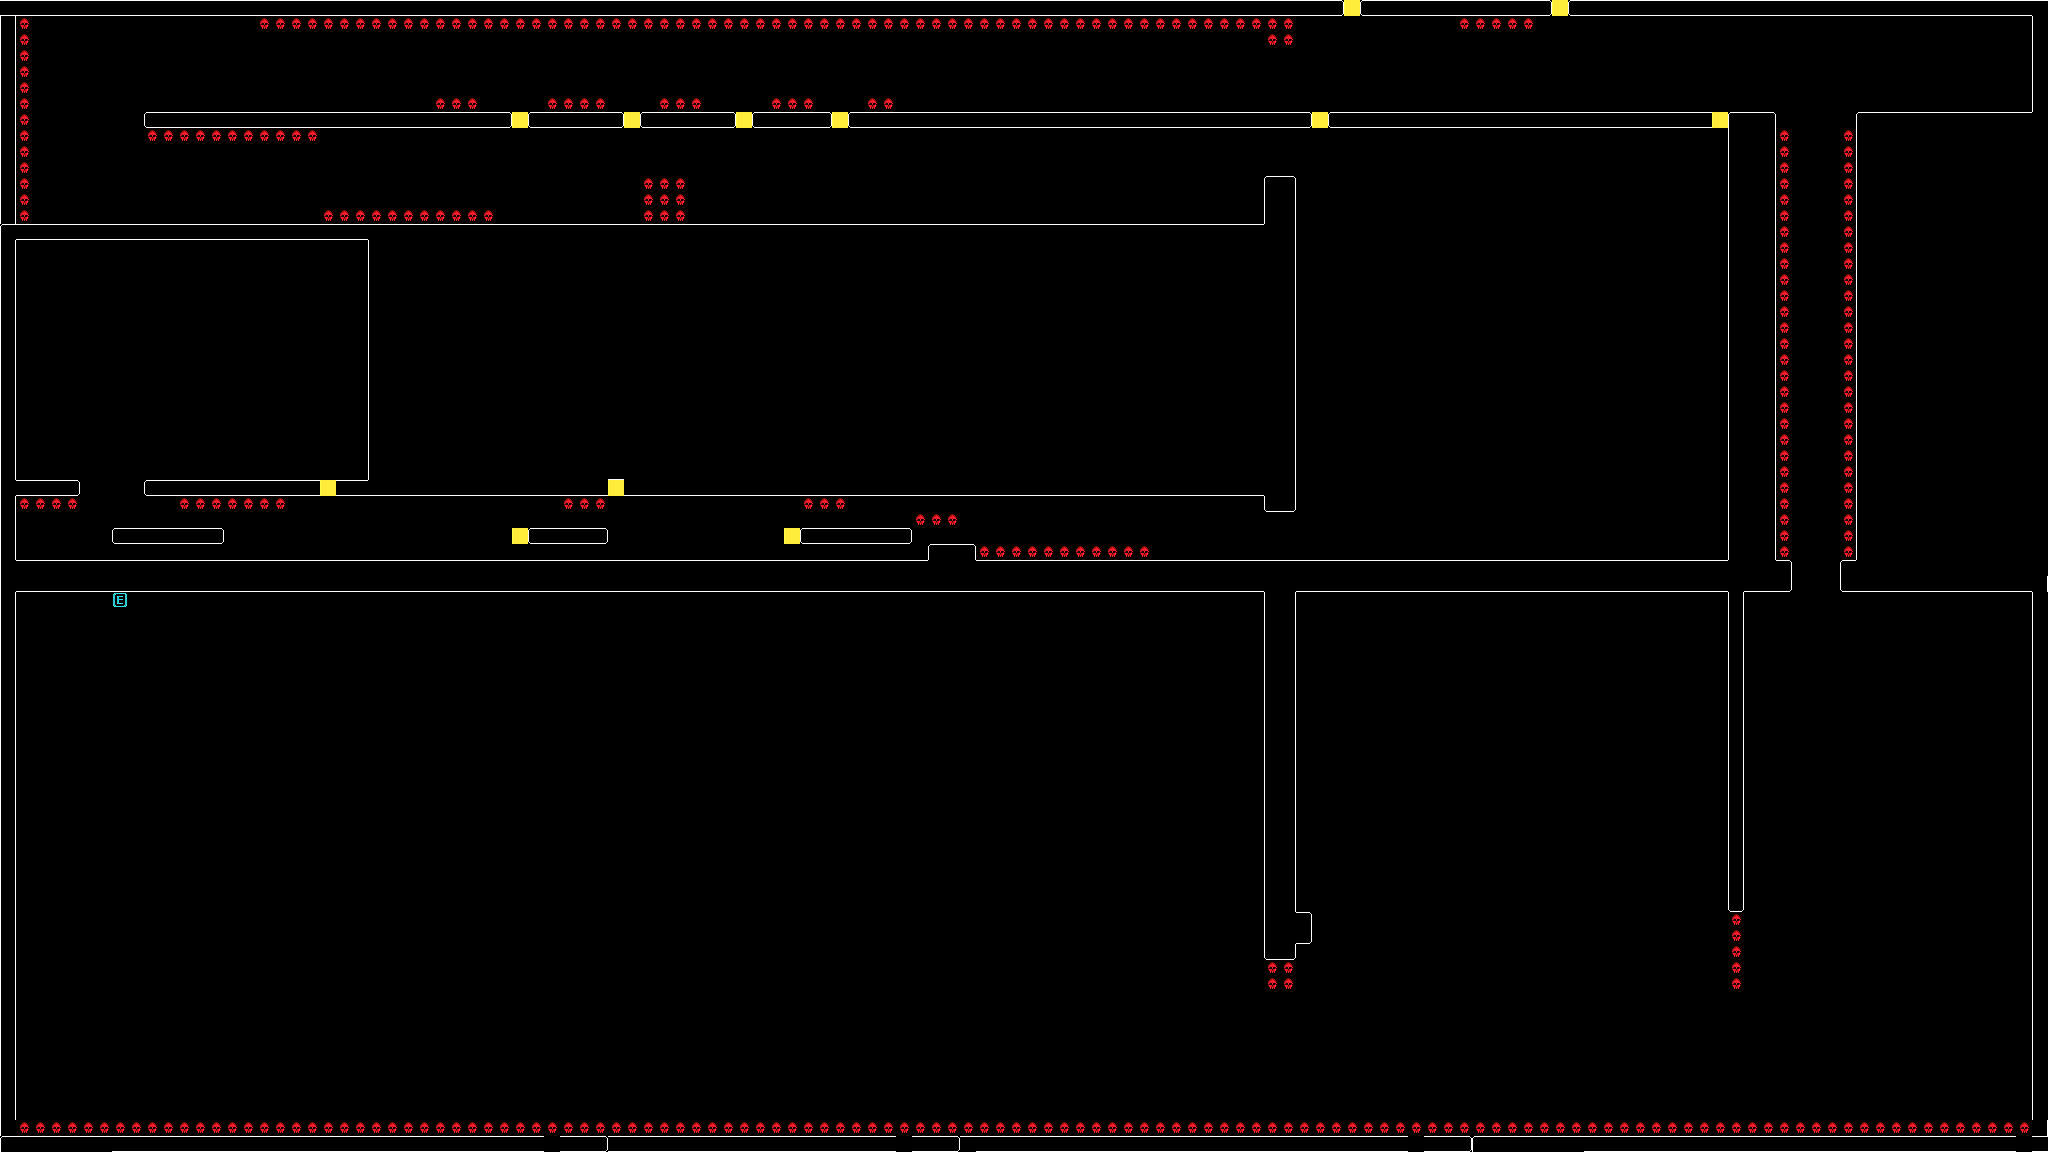

This game map was drawn from its Tiled (.tmx) file and the tilesets committed beside it. A one-line description and the trimmed map source follow:
An orthogonal 128x72 tile map with 16x16 px tiles, 1 tile layer (collision) and 17 objects (12x coin, 2x pelter, player, laser, checkpoint).

<map version="1.0" orientation="orthogonal" width="128" height="72" tilewidth="16" tileheight="16">
 <properties>
  <property name="sectorshigh" value="2" />
  <property name="sectorswide" value="2" />
 </properties>
 <tileset firstgid="1" name="solids_32" tilewidth="16" tileheight="16">
  <image source="../graphics/tilesetspaceship.png" width="320" height="240" />
 </tileset>
 <layer name="collision" width="128" height="72">
  <data>[9216 cells, 2611 non-empty, 78 distinct tile ids]</data>
 </layer>
 <objectgroup name="objects" width="128" height="72">
  <object type="player" x="220" y="452" />
  <object type="laser" x="24" y="550">
   <properties>
    <property name="freq" value="0" />
   </properties>
  </object>
  <object type="pelter" x="1274" y="163">
   <properties>
    <property name="dir" value="2" />
   </properties>
  </object>
  <object type="pelter" x="1200" y="608">
   <properties>
    <property name="dir" value="2" />
   </properties>
  </object>
  <object type="coin" x="1808" y="144">
   <properties>
    <property name="coin_index" value="0" />
   </properties>
  </object>
  <object type="coin" x="1808" y="176">
   <properties>
    <property name="coin_index" value="1" />
   </properties>
  </object>
  <object type="coin" x="1808" y="208">
   <properties>
    <property name="coin_index" value="2" />
   </properties>
  </object>
  <object type="coin" x="1808" y="240">
   <properties>
    <property name="coin_index" value="3" />
   </properties>
  </object>
  <object type="coin" x="1808" y="336">
   <properties>
    <property name="coin_index" value="6" />
   </properties>
  </object>
  <object type="coin" x="1808" y="304">
   <properties>
    <property name="coin_index" value="5" />
   </properties>
  </object>
  <object type="coin" x="1808" y="272">
   <properties>
    <property name="coin_index" value="4" />
   </properties>
  </object>
  <object type="coin" x="1808" y="368">
   <properties>
    <property name="coin_index" value="7" />
   </properties>
  </object>
  <object type="coin" x="1808" y="464">
   <properties>
    <property name="coin_index" value="10" />
   </properties>
  </object>
  <object type="coin" x="1808" y="432">
   <properties>
    <property name="coin_index" value="9" />
   </properties>
  </object>
  <object type="coin" x="1808" y="400">
   <properties>
    <property name="coin_index" value="8" />
   </properties>
  </object>
  <object type="coin" x="1808" y="496">
   <properties>
    <property name="coin_index" value="11" />
   </properties>
  </object>
  <object type="checkpoint" x="1664" y="96" />
 </objectgroup>
</map>